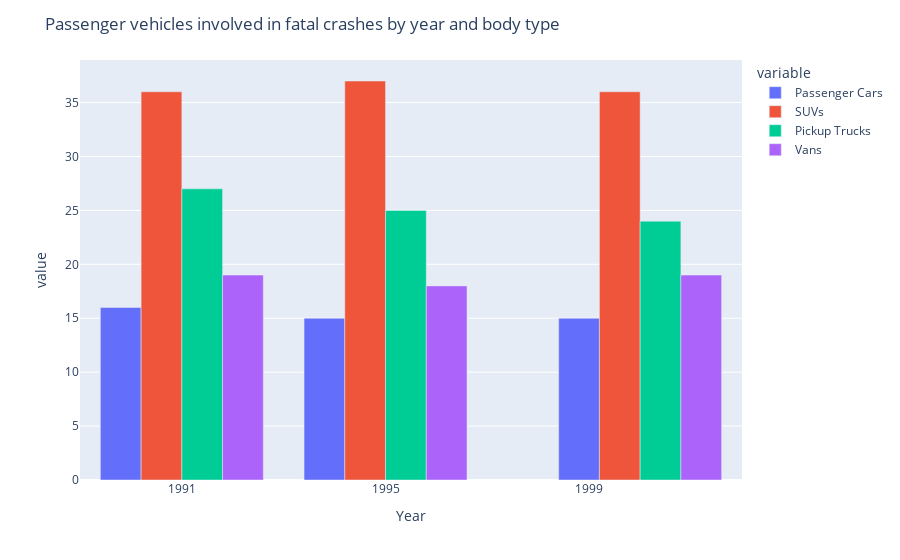

Notebook source saved alongside this figure:
### Markdown cell above
- #### <b>Bar chart - Passenger vehicles involved in fatal crashes by year and vehicle body type </b>

### Code cell
fig = px.bar(rollover_df, x=rollover_df['Year'], y=rollover_df.drop(columns=['Year']).columns, barmode = 'group')
fig.update_layout(title='Passenger vehicles involved in fatal crashes by year and body type')
fig.show()

### Figure 1 — Plotly figure (JSON) as saved in the notebook; plotly's stock layout.template omitted (floating-point values rounded to 4 significant figures)
{"data": [{"alignmentgroup": "True", "hovertemplate": "variable=Passenger Cars<br>Year=%{x}<br>value=%{y}<extra></extra>", "legendgroup": "Passenger Cars", "marker": {"color": "#636efa", "pattern": {"shape": ""}}, "name": "Passenger Cars", "offsetgroup": "Passenger Cars", "orientation": "v", "showlegend": true, "textposition": "auto", "type": "bar", "x": [1991, 1995, 2000], "xaxis": "x", "y": [16, 15, 15], "yaxis": "y"}, {"alignmentgroup": "True", "hovertemplate": "variable=SUVs<br>Year=%{x}<br>value=%{y}<extra></extra>", "legendgroup": "SUVs", "marker": {"color": "#EF553B", "pattern": {"shape": ""}}, "name": "SUVs", "offsetgroup": "SUVs", "orientation": "v", "showlegend": true, "textposition": "auto", "type": "bar", "x": [1991, 1995, 2000], "xaxis": "x", "y": [36, 37, 36], "yaxis": "y"}, {"alignmentgroup": "True", "hovertemplate": "variable=Pickup Trucks<br>Year=%{x}<br>value=%{y}<extra></extra>", "legendgroup": "Pickup Trucks", "marker": {"color": "#00cc96", "pattern": {"shape": ""}}, "name": "Pickup Trucks", "offsetgroup": "Pickup Trucks", "orientation": "v", "showlegend": true, "textposition": "auto", "type": "bar", "x": [1991, 1995, 2000], "xaxis": "x", "y": [27, 25, 24], "yaxis": "y"}, {"alignmentgroup": "True", "hovertemplate": "variable=Vans<br>Year=%{x}<br>value=%{y}<extra></extra>", "legendgroup": "Vans", "marker": {"color": "#ab63fa", "pattern": {"shape": ""}}, "name": "Vans", "offsetgroup": "Vans", "orientation": "v", "showlegend": true, "textposition": "auto", "type": "bar", "x": [1991, 1995, 2000], "xaxis": "x", "y": [19, 18, 19], "yaxis": "y"}], "layout": {"barmode": "group", "legend": {"title": {"text": "variable"}, "tracegroupgap": 0}, "margin": {"t": 60}, "title": {"text": "Passenger vehicles involved in fatal crashes by year and body type"}, "xaxis": {"anchor": "y", "domain": [0, 1], "title": {"text": "Year"}}, "yaxis": {"anchor": "x", "domain": [0, 1], "title": {"text": "value"}}}}
